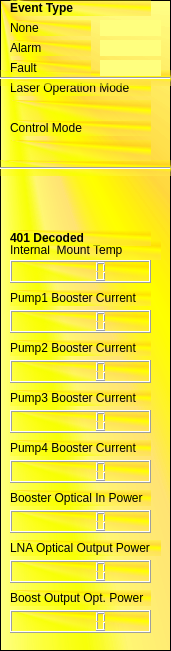
   <widget class="QFrame" name="frame_4">
    <property name="geometry">
     <rect>
      <x>1680</x>
      <y>170</y>
      <width>171</width>
      <height>651</height>
     </rect>
    </property>
    <property name="styleSheet">
     <string notr="true">background-color: qconicalgradient(cx:0, cy:0, angle:135, stop:0 rgba(255, 255, 0, 69), stop:0.375 rgba(255, 255, 0, 69), stop:0.423533 rgba(251, 255, 0, 145), stop:0.45 rgba(247, 255, 0, 208), stop:0.477581 rgba(255, 244, 71, 130), stop:0.518717 rgba(255, 218, 71, 130), stop:0.55 rgba(255, 255, 0, 255), stop:0.57754 rgba(255, 203, 0, 130), stop:0.625 rgba(255, 255, 0, 69), stop:1 rgba(255, 255, 0, 69));</string>
    </property>
    <property name="frameShape">
     <enum>QFrame::StyledPanel</enum>
    </property>
    <property name="frameShadow">
     <enum>QFrame::Raised</enum>
    </property>
    <widget class="QLabel" name="label_10">
     <property name="geometry">
      <rect>
       <x>10</x>
       <y>120</y>
       <width>141</width>
       <height>16</height>
      </rect>
     </property>
     <property name="text">
      <string>Control Mode</string>
     </property>
    </widget>
    <widget class="QLabel" name="label_13">
     <property name="geometry">
      <rect>
       <x>10</x>
       <y>390</y>
       <width>141</width>
       <height>16</height>
      </rect>
     </property>
     <property name="text">
      <string>Pump3 Booster Current</string>
     </property>
    </widget>
    <widget class="QLabel" name="label_14">
     <property name="geometry">
      <rect>
       <x>10</x>
       <y>440</y>
       <width>141</width>
       <height>16</height>
      </rect>
     </property>
     <property name="text">
      <string>Pump4 Booster Current</string>
     </property>
    </widget>
    <widget class="QLabel" name="label_15">
     <property name="geometry">
      <rect>
       <x>10</x>
       <y>490</y>
       <width>141</width>
       <height>16</height>
      </rect>
     </property>
     <property name="text">
      <string>Booster Optical In Power</string>
     </property>
    </widget>
    <widget class="QLabel" name="label_16">
     <property name="geometry">
      <rect>
       <x>10</x>
       <y>540</y>
       <width>151</width>
       <height>16</height>
      </rect>
     </property>
     <property name="text">
      <string>LNA Optical Output Power</string>
     </property>
    </widget>
    <widget class="QLabel" name="label_17">
     <property name="geometry">
      <rect>
       <x>10</x>
       <y>590</y>
       <width>141</width>
       <height>16</height>
      </rect>
     </property>
     <property name="text">
      <string>Boost Output Opt. Power</string>
     </property>
    </widget>
    <widget class="QLCDNumber" name="fInternalMountingSurfaceTemperature">
     <property name="geometry">
      <rect>
       <x>10</x>
       <y>260</y>
       <width>141</width>
       <height>23</height>
      </rect>
     </property>
     <property name="styleSheet">
      <string notr="true">background-color: qconicalgradient(cx:0.5, cy:0.5, angle:0, stop:0 rgba(35, 40, 3, 255), stop:0.16 rgba(136, 106, 22, 255), stop:0.225 rgba(166, 140, 41, 255), stop:0.285 rgba(204, 181, 74, 255), stop:0.345 rgba(235, 219, 102, 255), stop:0.415 rgba(245, 236, 112, 255), stop:0.52 rgba(209, 190, 76, 255), stop:0.57 rgba(187, 156, 51, 255), stop:0.635 rgba(168, 142, 42, 255), stop:0.695 rgba(202, 174, 68, 255), stop:0.75 rgba(218, 202, 86, 255), stop:0.815 rgba(208, 187, 73, 255), stop:0.88 rgba(187, 156, 51, 255), stop:0.935 rgba(137, 108, 26, 255), stop:1 rgba(35, 40, 3, 255));</string>
     </property>
    </widget>
    <widget class="QLCDNumber" name="fBoosterOpticalInputPower">
     <property name="geometry">
      <rect>
       <x>10</x>
       <y>510</y>
       <width>141</width>
       <height>23</height>
      </rect>
     </property>
     <property name="styleSheet">
      <string notr="true">background-color: qconicalgradient(cx:0.5, cy:0.5, angle:0, stop:0 rgba(35, 40, 3, 255), stop:0.16 rgba(136, 106, 22, 255), stop:0.225 rgba(166, 140, 41, 255), stop:0.285 rgba(204, 181, 74, 255), stop:0.345 rgba(235, 219, 102, 255), stop:0.415 rgba(245, 236, 112, 255), stop:0.52 rgba(209, 190, 76, 255), stop:0.57 rgba(187, 156, 51, 255), stop:0.635 rgba(168, 142, 42, 255), stop:0.695 rgba(202, 174, 68, 255), stop:0.75 rgba(218, 202, 86, 255), stop:0.815 rgba(208, 187, 73, 255), stop:0.88 rgba(187, 156, 51, 255), stop:0.935 rgba(137, 108, 26, 255), stop:1 rgba(35, 40, 3, 255));</string>
     </property>
    </widget>
    <widget class="QLCDNumber" name="fLnaOpticalOutputPower">
     <property name="geometry">
      <rect>
       <x>10</x>
       <y>560</y>
       <width>141</width>
       <height>23</height>
      </rect>
     </property>
     <property name="styleSheet">
      <string notr="true">background-color: qconicalgradient(cx:0.5, cy:0.5, angle:0, stop:0 rgba(35, 40, 3, 255), stop:0.16 rgba(136, 106, 22, 255), stop:0.225 rgba(166, 140, 41, 255), stop:0.285 rgba(204, 181, 74, 255), stop:0.345 rgba(235, 219, 102, 255), stop:0.415 rgba(245, 236, 112, 255), stop:0.52 rgba(209, 190, 76, 255), stop:0.57 rgba(187, 156, 51, 255), stop:0.635 rgba(168, 142, 42, 255), stop:0.695 rgba(202, 174, 68, 255), stop:0.75 rgba(218, 202, 86, 255), stop:0.815 rgba(208, 187, 73, 255), stop:0.88 rgba(187, 156, 51, 255), stop:0.935 rgba(137, 108, 26, 255), stop:1 rgba(35, 40, 3, 255));</string>
     </property>
    </widget>
    <widget class="QLCDNumber" name="fBoosterOutputOpticalPowerIndBmApc">
     <property name="geometry">
      <rect>
       <x>10</x>
       <y>610</y>
       <width>141</width>
       <height>23</height>
      </rect>
     </property>
     <property name="styleSheet">
      <string notr="true">background-color: qconicalgradient(cx:0.5, cy:0.5, angle:0, stop:0 rgba(35, 40, 3, 255), stop:0.16 rgba(136, 106, 22, 255), stop:0.225 rgba(166, 140, 41, 255), stop:0.285 rgba(204, 181, 74, 255), stop:0.345 rgba(235, 219, 102, 255), stop:0.415 rgba(245, 236, 112, 255), stop:0.52 rgba(209, 190, 76, 255), stop:0.57 rgba(187, 156, 51, 255), stop:0.635 rgba(168, 142, 42, 255), stop:0.695 rgba(202, 174, 68, 255), stop:0.75 rgba(218, 202, 86, 255), stop:0.815 rgba(208, 187, 73, 255), stop:0.88 rgba(187, 156, 51, 255), stop:0.935 rgba(137, 108, 26, 255), stop:1 rgba(35, 40, 3, 255));</string>
     </property>
    </widget>
    <widget class="Line" name="line_2">
     <property name="geometry">
      <rect>
       <x>0</x>
       <y>160</y>
       <width>171</width>
       <height>16</height>
      </rect>
     </property>
     <property name="orientation">
      <enum>Qt::Horizontal</enum>
     </property>
    </widget>
    <widget class="QLCDNumber" name="fLaserPump2CurrentOfBooster">
     <property name="geometry">
      <rect>
       <x>10</x>
       <y>360</y>
       <width>141</width>
       <height>23</height>
      </rect>
     </property>
     <property name="styleSheet">
      <string notr="true">background-color: qconicalgradient(cx:0.5, cy:0.5, angle:0, stop:0 rgba(35, 40, 3, 255), stop:0.16 rgba(136, 106, 22, 255), stop:0.225 rgba(166, 140, 41, 255), stop:0.285 rgba(204, 181, 74, 255), stop:0.345 rgba(235, 219, 102, 255), stop:0.415 rgba(245, 236, 112, 255), stop:0.52 rgba(209, 190, 76, 255), stop:0.57 rgba(187, 156, 51, 255), stop:0.635 rgba(168, 142, 42, 255), stop:0.695 rgba(202, 174, 68, 255), stop:0.75 rgba(218, 202, 86, 255), stop:0.815 rgba(208, 187, 73, 255), stop:0.88 rgba(187, 156, 51, 255), stop:0.935 rgba(137, 108, 26, 255), stop:1 rgba(35, 40, 3, 255));</string>
     </property>
    </widget>
    <widget class="QLCDNumber" name="fLaserPump1CurrentOfBooster">
     <property name="geometry">
      <rect>
       <x>10</x>
       <y>310</y>
       <width>141</width>
       <height>23</height>
      </rect>
     </property>
     <property name="styleSheet">
      <string notr="true">background-color: qconicalgradient(cx:0.5, cy:0.5, angle:0, stop:0 rgba(35, 40, 3, 255), stop:0.16 rgba(136, 106, 22, 255), stop:0.225 rgba(166, 140, 41, 255), stop:0.285 rgba(204, 181, 74, 255), stop:0.345 rgba(235, 219, 102, 255), stop:0.415 rgba(245, 236, 112, 255), stop:0.52 rgba(209, 190, 76, 255), stop:0.57 rgba(187, 156, 51, 255), stop:0.635 rgba(168, 142, 42, 255), stop:0.695 rgba(202, 174, 68, 255), stop:0.75 rgba(218, 202, 86, 255), stop:0.815 rgba(208, 187, 73, 255), stop:0.88 rgba(187, 156, 51, 255), stop:0.935 rgba(137, 108, 26, 255), stop:1 rgba(35, 40, 3, 255));</string>
     </property>
    </widget>
    <widget class="QLCDNumber" name="fLaserPump4CurrentOfLna">
     <property name="geometry">
      <rect>
       <x>10</x>
       <y>460</y>
       <width>141</width>
       <height>23</height>
      </rect>
     </property>
     <property name="styleSheet">
      <string notr="true">background-color: qconicalgradient(cx:0.5, cy:0.5, angle:0, stop:0 rgba(35, 40, 3, 255), stop:0.16 rgba(136, 106, 22, 255), stop:0.225 rgba(166, 140, 41, 255), stop:0.285 rgba(204, 181, 74, 255), stop:0.345 rgba(235, 219, 102, 255), stop:0.415 rgba(245, 236, 112, 255), stop:0.52 rgba(209, 190, 76, 255), stop:0.57 rgba(187, 156, 51, 255), stop:0.635 rgba(168, 142, 42, 255), stop:0.695 rgba(202, 174, 68, 255), stop:0.75 rgba(218, 202, 86, 255), stop:0.815 rgba(208, 187, 73, 255), stop:0.88 rgba(187, 156, 51, 255), stop:0.935 rgba(137, 108, 26, 255), stop:1 rgba(35, 40, 3, 255));</string>
     </property>
    </widget>
    <widget class="QLCDNumber" name="fLaserPump3CurrentOfBooster">
     <property name="geometry">
      <rect>
       <x>10</x>
       <y>410</y>
       <width>141</width>
       <height>23</height>
      </rect>
     </property>
     <property name="styleSheet">
      <string notr="true">background-color: qconicalgradient(cx:0.5, cy:0.5, angle:0, stop:0 rgba(35, 40, 3, 255), stop:0.16 rgba(136, 106, 22, 255), stop:0.225 rgba(166, 140, 41, 255), stop:0.285 rgba(204, 181, 74, 255), stop:0.345 rgba(235, 219, 102, 255), stop:0.415 rgba(245, 236, 112, 255), stop:0.52 rgba(209, 190, 76, 255), stop:0.57 rgba(187, 156, 51, 255), stop:0.635 rgba(168, 142, 42, 255), stop:0.695 rgba(202, 174, 68, 255), stop:0.75 rgba(218, 202, 86, 255), stop:0.815 rgba(208, 187, 73, 255), stop:0.88 rgba(187, 156, 51, 255), stop:0.935 rgba(137, 108, 26, 255), stop:1 rgba(35, 40, 3, 255));</string>
     </property>
    </widget>
    <widget class="QLabel" name="label_4">
     <property name="geometry">
      <rect>
       <x>10</x>
       <y>240</y>
       <width>151</width>
       <height>20</height>
      </rect>
     </property>
     <property name="autoFillBackground">
      <bool>false</bool>
     </property>
     <property name="text">
      <string>Internal  Mount Temp</string>
     </property>
     <property name="alignment">
      <set>Qt::AlignLeading|Qt::AlignLeft|Qt::AlignVCenter</set>
     </property>
    </widget>
    <widget class="QLabel" name="label_5">
     <property name="geometry">
      <rect>
       <x>10</x>
       <y>290</y>
       <width>141</width>
       <height>16</height>
      </rect>
     </property>
     <property name="text">
      <string>Pump1 Booster Current</string>
     </property>
    </widget>
    <widget class="QLabel" name="label_27">
     <property name="geometry">
      <rect>
       <x>10</x>
       <y>80</y>
       <width>141</width>
       <height>16</height>
      </rect>
     </property>
     <property name="font">
      <font>
       <bold>false</bold>
      </font>
     </property>
     <property name="text">
      <string>Laser Operation Mode</string>
     </property>
    </widget>
    <widget class="QLabel" name="labelMode">
     <property name="geometry">
      <rect>
       <x>10</x>
       <y>100</y>
       <width>141</width>
       <height>21</height>
      </rect>
     </property>
     <property name="styleSheet">
      <string notr="true">background-color: qconicalgradient(cx:0.5, cy:0.5, angle:0, stop:0 rgba(35, 40, 3, 255), stop:0.16 rgba(136, 106, 22, 255), stop:0.225 rgba(166, 140, 41, 255), stop:0.285 rgba(204, 181, 74, 255), stop:0.345 rgba(235, 219, 102, 255), stop:0.415 rgba(245, 236, 112, 255), stop:0.52 rgba(209, 190, 76, 255), stop:0.57 rgba(187, 156, 51, 255), stop:0.635 rgba(168, 142, 42, 255), stop:0.695 rgba(202, 174, 68, 255), stop:0.75 rgba(218, 202, 86, 255), stop:0.815 rgba(208, 187, 73, 255), stop:0.88 rgba(187, 156, 51, 255), stop:0.935 rgba(137, 108, 26, 255), stop:1 rgba(35, 40, 3, 255));</string>
     </property>
     <property name="text">
      <string/>
     </property>
     <property name="textFormat">
      <enum>Qt::RichText</enum>
     </property>
    </widget>
    <widget class="QLabel" name="labelControlMode">
     <property name="geometry">
      <rect>
       <x>10</x>
       <y>140</y>
       <width>141</width>
       <height>21</height>
      </rect>
     </property>
     <property name="styleSheet">
      <string notr="true">background-color: qconicalgradient(cx:0.5, cy:0.5, angle:0, stop:0 rgba(35, 40, 3, 255), stop:0.16 rgba(136, 106, 22, 255), stop:0.225 rgba(166, 140, 41, 255), stop:0.285 rgba(204, 181, 74, 255), stop:0.345 rgba(235, 219, 102, 255), stop:0.415 rgba(245, 236, 112, 255), stop:0.52 rgba(209, 190, 76, 255), stop:0.57 rgba(187, 156, 51, 255), stop:0.635 rgba(168, 142, 42, 255), stop:0.695 rgba(202, 174, 68, 255), stop:0.75 rgba(218, 202, 86, 255), stop:0.815 rgba(208, 187, 73, 255), stop:0.88 rgba(187, 156, 51, 255), stop:0.935 rgba(137, 108, 26, 255), stop:1 rgba(35, 40, 3, 255));</string>
     </property>
     <property name="text">
      <string/>
     </property>
     <property name="textFormat">
      <enum>Qt::RichText</enum>
     </property>
    </widget>
    <widget class="QLabel" name="label_41">
     <property name="geometry">
      <rect>
       <x>10</x>
       <y>230</y>
       <width>141</width>
       <height>16</height>
      </rect>
     </property>
     <property name="font">
      <font>
       <bold>true</bold>
      </font>
     </property>
     <property name="text">
      <string>401 Decoded</string>
     </property>
    </widget>
    <widget class="QLabel" name="label_11">
     <property name="geometry">
      <rect>
       <x>10</x>
       <y>340</y>
       <width>141</width>
       <height>16</height>
      </rect>
     </property>
     <property name="text">
      <string>Pump2 Booster Current</string>
     </property>
    </widget>
    <widget class="Line" name="line_6">
     <property name="geometry">
      <rect>
       <x>0</x>
       <y>70</y>
       <width>171</width>
       <height>16</height>
      </rect>
     </property>
     <property name="orientation">
      <enum>Qt::Horizontal</enum>
     </property>
    </widget>
    <widget class="QLabel" name="isNoEvent">
     <property name="geometry">
      <rect>
       <x>100</x>
       <y>20</y>
       <width>61</width>
       <height>16</height>
      </rect>
     </property>
     <property name="styleSheet">
      <string notr="true">background-color: rgb(255, 255, 127);</string>
     </property>
     <property name="text">
      <string/>
     </property>
     <property name="textFormat">
      <enum>Qt::RichText</enum>
     </property>
    </widget>
    <widget class="QLabel" name="isAlarmEvent">
     <property name="geometry">
      <rect>
       <x>100</x>
       <y>40</y>
       <width>61</width>
       <height>16</height>
      </rect>
     </property>
     <property name="styleSheet">
      <string notr="true">background-color: rgb(255, 255, 127);</string>
     </property>
     <property name="text">
      <string/>
     </property>
     <property name="textFormat">
      <enum>Qt::RichText</enum>
     </property>
    </widget>
    <widget class="QLabel" name="isFaultEvent">
     <property name="geometry">
      <rect>
       <x>100</x>
       <y>60</y>
       <width>61</width>
       <height>16</height>
      </rect>
     </property>
     <property name="styleSheet">
      <string notr="true">background-color: rgb(255, 255, 127);</string>
     </property>
     <property name="text">
      <string/>
     </property>
     <property name="textFormat">
      <enum>Qt::RichText</enum>
     </property>
    </widget>
    <widget class="QLabel" name="label_44">
     <property name="geometry">
      <rect>
       <x>10</x>
       <y>0</y>
       <width>141</width>
       <height>16</height>
      </rect>
     </property>
     <property name="font">
      <font>
       <bold>true</bold>
      </font>
     </property>
     <property name="text">
      <string>Event Type</string>
     </property>
    </widget>
    <widget class="QLabel" name="label_45">
     <property name="geometry">
      <rect>
       <x>10</x>
       <y>20</y>
       <width>81</width>
       <height>16</height>
      </rect>
     </property>
     <property name="text">
      <string>None</string>
     </property>
    </widget>
    <widget class="QLabel" name="label_46">
     <property name="geometry">
      <rect>
       <x>10</x>
       <y>40</y>
       <width>81</width>
       <height>16</height>
      </rect>
     </property>
     <property name="text">
      <string>Alarm</string>
     </property>
    </widget>
    <widget class="QLabel" name="label_47">
     <property name="geometry">
      <rect>
       <x>10</x>
       <y>60</y>
       <width>81</width>
       <height>16</height>
      </rect>
     </property>
     <property name="text">
      <string>Fault</string>
     </property>
    </widget>
   </widget>
